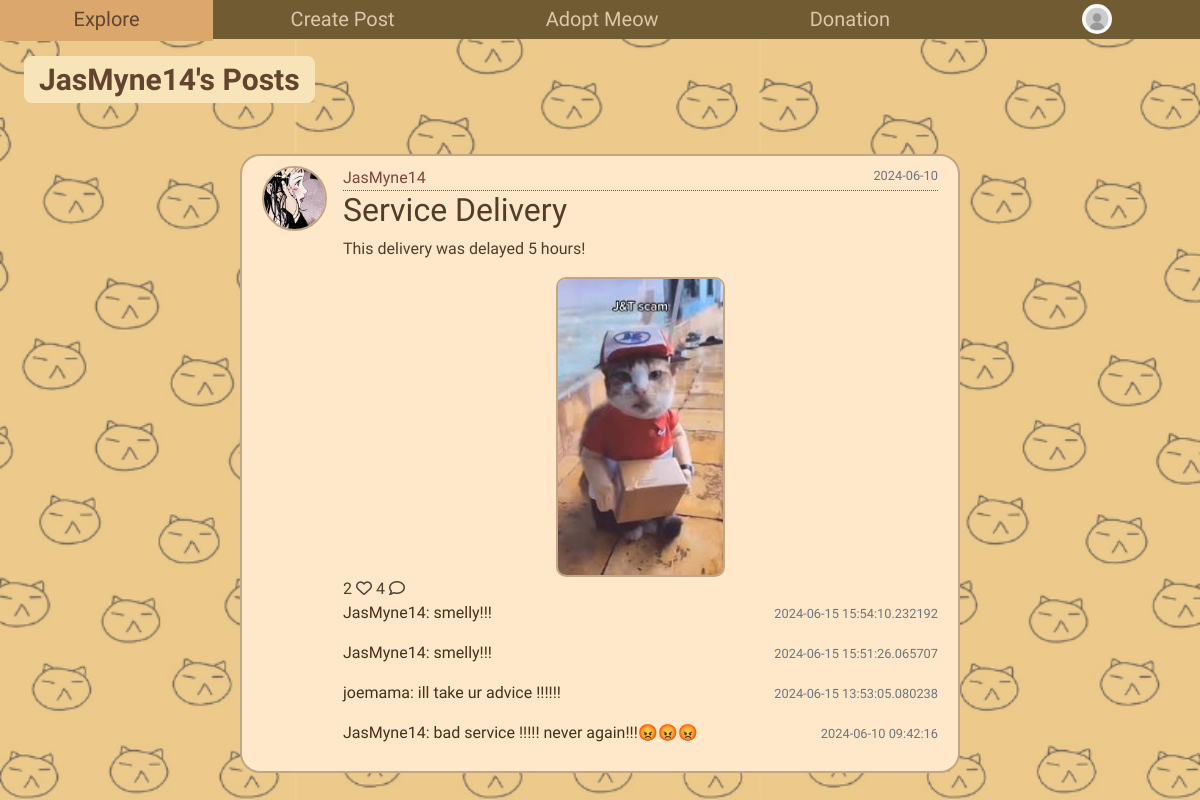
Page /otheruser_post/JasMyne14 on the earlier database version.
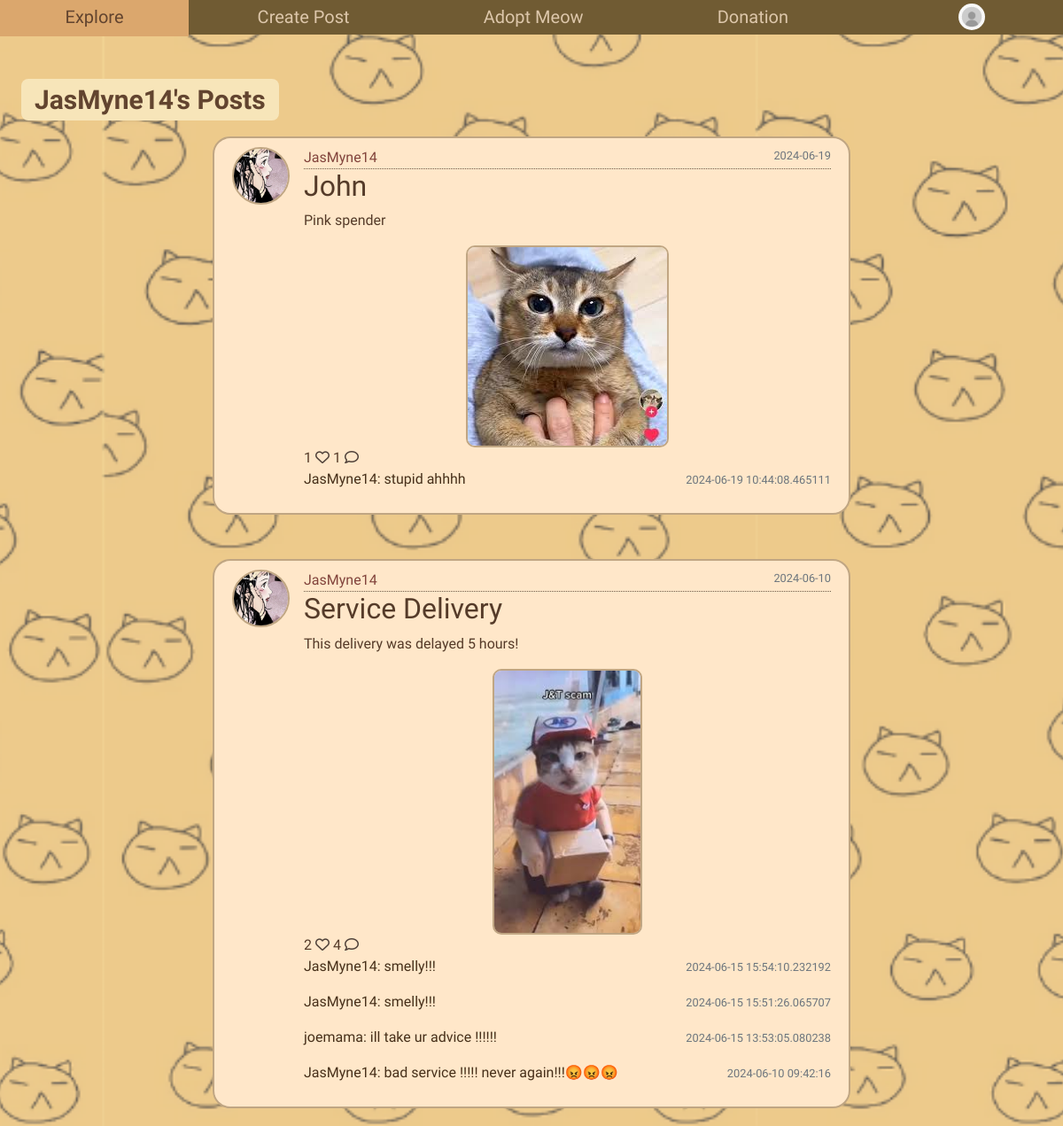
Same page on the later database version.
### home/models.py (models this page shows, shortened)
class User(db.Model, UserMixin):
    id = db.Column(db.Integer, primary_key=True)
    fullname = db.Column(db.String(120), unique=True, nullable=False)
    email = db.Column(db.String(20), unique=True, nullable=False)
    username = db.Column(db.String(120), unique=True, nullable=False)
    password1 = db.Column(db.String(255), nullable=False)
    password2 = db.Column(db.String(255), nullable=False)
    state = db.Column(db.String(120), nullable=False)
    phonenumber = db.Column(db.String(20), unique=True, nullable=False)
    profile_pic = db.Column(db.String(255), nullable=True)
    unread_notification_count = db.Column(db.Integer, default=0)
    posts = db.relationship('Post', backref='author', lazy=True)
    comments = db.relationship('Comment', backref='author', lazy=True)
    likes = db.relationship('Like', backref='author', lazy=True)
    cats = db.relationship('Cat', backref='owner', lazy=True)
    adoption_notification = db.relationship('AdoptionNotification', backref='cat', lazy=True)

class Post(db.Model):
    id = db.Column(db.Integer, primary_key = True)
    title = db.Column(db.String(255), nullable =False)
    content = db.Column(db.Text, nullable=False)
    date = db.Column(db.DateTime(timezone=True), nullable=False, default=datetime.utcnow)
    user_id = db.Column(db.Integer, db.ForeignKey('user.id'), nullable=False)
    file = db.Column(db.String(255), nullable=True)
    comments = db.relationship('Comment', backref='post', lazy=True, cascade="all, delete-orphan")
    likes = db.relationship('Like', backref='post', lazy=True, cascade="all, delete-orphan")

class Comment(db.Model):
    id = db.Column(db.Integer, primary_key = True)
    text = db.Column(db.String(200), nullable=False)
    date = db.Column(db.DateTime(timezone=True), nullable=False, default=datetime.utcnow)
    user_id = db.Column(db.Integer, db.ForeignKey('user.id', ondelete='CASCADE'), nullable=False)
    post_id = db.Column(db.Integer, db.ForeignKey('post.id'), nullable=False)

### home/views.py (the view)
@views.route('/otheruser_post/<username>')
def otheruser_post(username):
    profile_pic= url_for('static', filename='default.jpg')
    if current_user.is_authenticated and current_user.profile_pic is not None:
        profile_pic = url_for('static', filename='profile_pics/' + current_user.profile_pic)
    user = User.query.filter_by(username=username).first_or_404()
    form = CommentForm()
    posts = Post.query.filter_by(author=user).order_by(desc(Post.date)).all()
    comments = Comment.query.all()
    return render_template('otheruser_post.html', posts=posts, form=form, comments=comments, profile_pic=profile_pic, user=user)

### home/templates/otheruser_post.html (shortened to what this page needs)
<!DOCTYPE html>
<html>
<head>
  <link rel="stylesheet" href="https://maxcdn.bootstrapcdn.com/bootstrap/4.0.0/css/bootstrap.min.css">
  <link rel='stylesheet' type='text/css' media='screen' href="{{url_for('static',filename='main.css')}}">
  <div class="navigation">
    <div class="topnav">
      <a href="/mainpage">Explore</a>
      <a href="/createpost">Create Post</a>
      <a href="/adoptmeow">Adopt Meow</a>
      <a href="/donation">Donation</a>
    </div>
    <div class="dropdown">
      <button class="dropbtn">
        <img src="{{ profile_pic }}" class="profilepic">
      </button>
    </div>
  </div>
</head>
<body class="post-page">
    <br />
    <div class="mypost-content">
        <p class="profileheader">{{ user.username }}'s Posts</p>
    </div>
    <div class="post-content">
        {% for post in posts %}
        <article class="media content-section">
            {% if post.author.profile_pic %}
            <img class="rounded-circle article-img" src="{{ url_for('static', filename='profile_pics/' + post.author.profile_pic) }}">
            {% else %}
            <img class="rounded-circle article-img" src="{{ url_for('static', filename='default.jpg') }}">
            {% endif %}
            <div class="media-body">
                <div class="article-metadata">
                    <a class="mr-2" href="#">{{ post.author.username }}</a>
                    <small class="text-muted">{{ post.date.strftime('%Y-%m-%d') }}</small>
                </div>
                <h2><a class="article-title" href="{{ url_for('views.post', post_id=post.id) }}">{{ post.title }}</a></h2>
                <p class="article-content">{{ post.content }}</p>
                <div class="post-image">
                    {% if post.file %}
                    <img src="{{ post.file }}" alt="uploaded image">
                    {% endif %}
                </div>
                <div class="icons-btn">
                    {{ post.likes|length }}
                    {% if current_user in post.likes|map(attribute="author")|list %}
                    <a id="likeButton" href="/like-post/{{post.id}}"><i class="fa-sharp fa-solid fa-paw" style="color: #e0709b;"></i></a>
                    {% else %}
                    <a href="/like-post/{{post.id}}"><i class="fa-regular fa-heart" style="color: #4f4139;"></i></a>
                    {% endif %}
                    <span>
                    {{ post.comments|length }}
                    <a href="/{{ post.id }}"><i class="far fa-comment" style="color: #4f4139;"></i></a>
                </div>
                <div class="text-body">
                    <div id="comments-{{ post.id }}">
                        <div id="comments-expanded-{{ post.id }}">
                            {% for comment in post.comments[-5:]|reverse %}
                            <div class="d-flex justify-content-between align-item-center">
                                <div>
                                    <p>{{ comment.author.username }}: {{ comment.text }}</p>
                                </div>
                                <div>
                                    <small class="text-muted">{{ comment.date }}</small>
                                </div>
                            </div>
                            {% endfor %}
                        </div>
                    </div>
                </div>
            </div>
        </article>
        {% endfor %}
    </div>
</body>
</html>

### home/static/main.css (style rules this page uses)
body { margin: 0; padding: 0; overflow-x: hidden; background-color: #ffdc9c; margin-top: 9%; font-family: 'Short Stack'; }
.navigation { display: flex; justify-content: space-between; align-items: center; padding: 0px; position: fixed; top: 0px; width: 100%; background-color: #705b33; z-index: 1; width: 100%; }
.topnav { background-color: #705b33; flex-grow: 1; color: #f9e4c5; }
.topnav a { text-align: center; padding: 10px 7.4%; text-decoration: none; font-size: 20px; color:#ddc7ab; }
.topnav::after { content: ""; display: table; clear: both; }
.dropdown { position: relative; background-color: #705b33; }
.dropbtn { display: flex; align-items: center; background-color: #705b33; color: rgb(255, 209, 216); padding: 2.1% 80px; font-size: 20px; border: none; cursor: pointer; text-decoration: none; }
.profileheader { color: #62442f; font-size: 30px; padding: 1px 15px; position: absolute; z-index: 0; top: 7%; left: 2%; font-weight: bold; background-color: #f7e5b9; border-radius: 8px; }
.content-section { background: #ffe7c9; padding: 10px 20px; border: 2px solid #c0a683; border-radius: 20px; margin-top: 50px; margin-bottom: 20px; margin-left: 20%; margin-right: 20%; }
.article-title { color: #553b29; }
.article-content { white-space: pre-line; }
.article-img { height: 65px; width: 65px; margin-right: 16px; }
.article-metadata a { color:#82443c; padding-bottom: 1px; margin-bottom: 4px; }
.article-metadata { border-bottom: 1px dotted #6c5a47 }
.rounded-circle { border: #c0a683 solid 2px; }
.post-image img { border: #c0a683 solid 2px; border-radius: 10px; }
.post-image { display:flex; align-items: center; justify-content: center; }
.article-metadata small { float:right; color:#47301a; }
.text-body, .card-body a { color:#47301a; }
.post-page { background-image: url('photos/catbg6.png'); background-size: cover; background-position: center; background-attachment: fixed; margin: 0; padding-top: 80px; color: #553b29; }
.post-image img { max-width: 500px; max-height: 300px; }
.profilepic { width: 30px; height: 30px; border-radius: 50%; margin-right: 8px; margin-left: 8px; }

Differences in the rows shown:
added Post: profile_pic (picture), author.username "JasMyne14", date "2024-06-19", title "John", content "Pink spender", file (picture), likes|length "1", comments|length "1"
added Comment: author.username "JasMyne14", text "stupid ahhhh", date "2024-06-19 10:44:08.465111"
